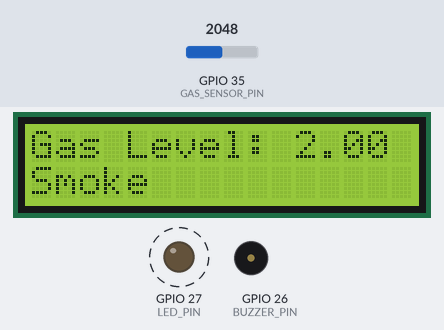
Simulated run of this sketch. Board: ESP32. Parts: 16×2 character LCD, output pins drawn as LEDs (lit = HIGH), buzzer (waves = sounding, pin HIGH). Dashed ring = blinking. Inputs (shaded band) come from the test bench; at power-on: GPIO 35 (GAS_SENSOR_PIN) = 2048. WiFi joins after 1.5 s; servers stay silent unless stated; uploads are accepted with an empty reply; what the sketch prints to the serial monitor is not drawn.

Above: at 5.2 s.
5.3 s: GPIO 35 (GAS_SENSOR_PIN) set to 1867
At 10.83 s:
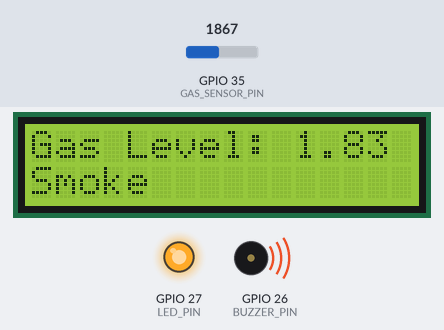
12.1 s: GPIO 35 (GAS_SENSOR_PIN) set to 1787
At 17.4 s:
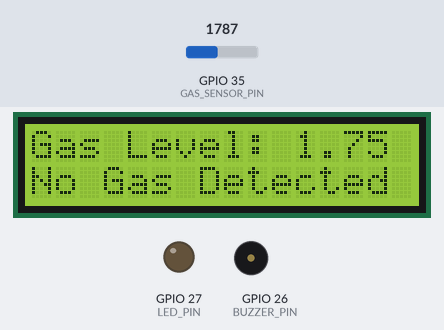
18.6 s: GPIO 35 (GAS_SENSOR_PIN) set to 2866
At 24.1 s:
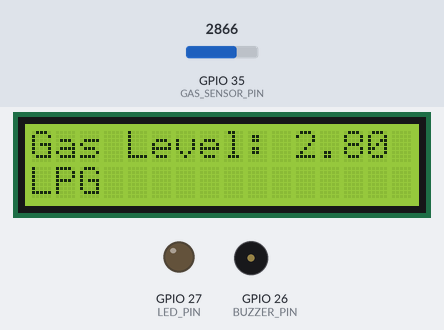
25.0 s: GPIO 35 (GAS_SENSOR_PIN) set to 2616
At 27.13 s:
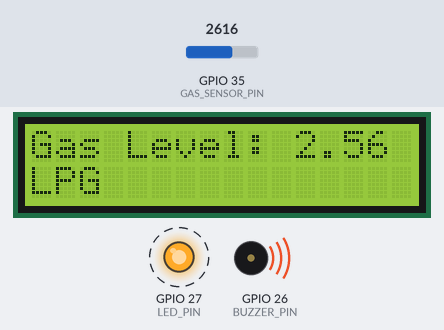
31.4 s: GPIO 35 (GAS_SENSOR_PIN) set to 2531
At 36.4 s:
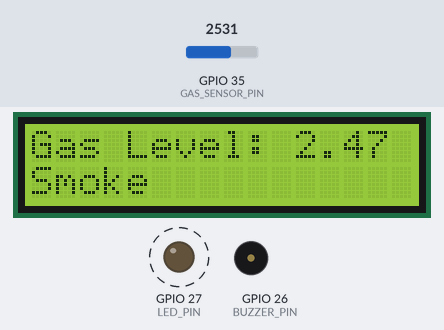
Timing chart, 0 to 37.9 s (numbered marks = the images above; inputs shaded):
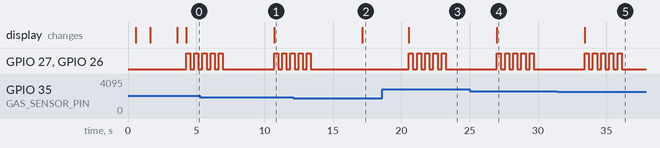

Measured:
- the behaviour switches between 1842 and 1841 on GPIO 35 (GAS_SENSOR_PIN) (found by bisection; images 1 and 2)
- the behaviour switches between 2558 and 2557 on GPIO 35 (GAS_SENSOR_PIN) (found by bisection; images 4 and 5)
- after the input at 5.3 s, the display: changes after 5.4 s (image 1)
- after the input at 12.1 s, GPIO 27 (LED_PIN), GPIO 26 (BUZZER_PIN): goes on until 13.4 s, then stays LOW; the display: changes after 5.0 s (image 2)
- after the input at 18.6 s, GPIO 27 (LED_PIN), GPIO 26 (BUZZER_PIN): alternates HIGH for 0.30 s and LOW for 0.30 s, 10 changes in all, then stays LOW, starting after 2.0 s; the display: changes after 2.0 s (image 3)
- after the input at 25.0 s, the display: changes after 2.0 s (image 4)
- after the input at 31.4 s, the display: changes after 2.0 s (image 5)

The sketch:

gs2.ino
```cpp
#include <WiFi.h>
#include <HTTPClient.h>
#include <Wire.h>
#include <LiquidCrystal_I2C.h>
#include <ESP32_MailClient.h>
#include <ArduinoJson.h>
#include <WebServer.h>
#include <ArduinoOTA.h>

// Wi-Fi credentials
const char* ssid = "leaksense";
const char* password = "Zxczxc3#";

// Firmware version
const char* firmwareVersion = "1.0.1";

// API Endpoints
String saveReadingsUrl = "http://192.168.137.1/leaksense/api/save_readings.php";
String getRecipientsUrl = "http://192.168.137.1/leaksense/api/get_recipients.php";
String getThresholdsUrl = "http://192.168.137.1/leaksense/api/get_thresholds.php";

// LCD setup (I2C address 0x27, 16 columns, 2 rows)
LiquidCrystal_I2C lcd(0x27, 16, 2);

// Device ID
#define DEVICE_ID "GS2"

// Email settings
#define emailSenderAccount "leaksense.fanshawe@gmail.com"
#define emailSenderPassword "wpej wzfg bihi vhjn"
#define smtpServer "smtp.gmail.com"
#define smtpServerPort 465
#define emailSubject "ALERT! Gas Leak Detected GS2"

// Pin definitions
#define LED_PIN 27
#define BUZZER_PIN 26
#define GAS_SENSOR_PIN 35

// Variables for thresholds
float SMOKE_THRESHOLD = 1.8;
float CO_THRESHOLD = 2.0;
float LPG_THRESHOLD = 2.5;

// Store fetched recipients
std::vector<String> emailRecipients;

// Timer variables for periodic threshold fetching
unsigned long lastFetchTime = 0;
const unsigned long fetchInterval = 3000;

// Flag for email
bool emailSent = false;

// Web server on port 80
WebServer server(80);

// Function prototypes
void connectToWiFi();
bool fetchThresholds();
bool fetchEmailRecipients();
bool sendGasData(float gasValue, String gasType, int smokeStatus, int coStatus, int lpgStatus);
String detectGasType(float gasValue);
void handleGasDetection(bool gasDetected);
void displayGasLevel(float gasValue, String gasType);
bool sendEmailNotification(float gasValue, String gasType);
void handleRoot();
void startOTA();

void setup() {
  Serial.begin(115200);
  lcd.init();
  lcd.backlight();

  pinMode(LED_PIN, OUTPUT);
  pinMode(BUZZER_PIN, OUTPUT);
  digitalWrite(LED_PIN, LOW);
  digitalWrite(BUZZER_PIN, LOW);

  connectToWiFi();
  fetchThresholds(); // Initial threshold fetch on startup
  fetchEmailRecipients(); // Initial email recipient fetch

  // Setup OTA updates
  startOTA();

  // Setup web server routes
  server.on("/", handleRoot);
  server.begin();
  Serial.println("Web server started, ready for requests.");
}

void loop() {
    server.handleClient(); // Handle web server requests
    ArduinoOTA.handle();   // Handle OTA updates

    // Check if it's time to fetch updated thresholds
    if (millis() - lastFetchTime >= fetchInterval) {
        fetchThresholds();
        lastFetchTime = millis();
    }

    int rawValue = analogRead(GAS_SENSOR_PIN);
    float gasValue = (rawValue / 1023.0) * 1.0; // Scale to 5V range
    String gasType = detectGasType(gasValue);

    displayGasLevel(gasValue, gasType);
    Serial.printf("Gas Level: %.2f - Type: %s\n", gasValue, gasType.c_str());

    int smokeStatus = (gasType == "Smoke") ? 1 : 0;
    int coStatus = (gasType == "CO") ? 1 : 0;
    int lpgStatus = (gasType == "LPG") ? 1 : 0;

    bool gasDetected = (gasType != "No Gas Detected");
    handleGasDetection(gasDetected);

    // Send gas data every loop
    if (sendGasData(gasValue, gasType, smokeStatus, coStatus, lpgStatus)) {
        Serial.println("Gas data sent successfully.");
    } else {
        Serial.println("Failed to send gas data.");
    }

    // Check if thresholds are exceeded for email alert
    if (((gasType == "Smoke" && gasValue > SMOKE_THRESHOLD) ||
         (gasType == "CO" && gasValue > CO_THRESHOLD) ||
         (gasType == "LPG" && gasValue > LPG_THRESHOLD)) && !emailSent) {

        Serial.println("Threshold exceeded, attempting to send email...");
        if (sendEmailNotification(gasValue, gasType)) {
            emailSent = true;
        } else {
            Serial.println("Email sending failed. Retrying...");
        }
    } else if (gasValue < min(SMOKE_THRESHOLD, min(CO_THRESHOLD, LPG_THRESHOLD)) && emailSent) {
        Serial.println("Gas level below all thresholds, reset emailSent flag.");
        emailSent = false;
    }

    delay(3000); // Delay for 3 seconds before the next loop iteration
}


// Connect to Wi-Fi and display IP on LCD
void connectToWiFi() {
  lcd.setCursor(0, 0);
  lcd.print("Connecting...");
  WiFi.begin(ssid, password);

  while (WiFi.status() != WL_CONNECTED) {
    delay(500);
    lcd.setCursor(0, 1);
    lcd.print("...");
  }

  lcd.clear();
  lcd.setCursor(0, 0);
  lcd.print("WiFi connected");
  lcd.setCursor(0, 1);
  lcd.print(WiFi.localIP());
  delay(2000);
  lcd.clear();

  Serial.println("WiFi connected, IP address: ");
  Serial.println(WiFi.localIP());
}

// Fetch updated gas thresholds from the server
bool fetchThresholds() {
  if (WiFi.status() == WL_CONNECTED) {
    HTTPClient http;
    http.begin(getThresholdsUrl + "?device_id=" + DEVICE_ID);

    int httpResponseCode = http.GET();
    if (httpResponseCode > 0) {
      String payload = http.getString();
      Serial.println("Threshold JSON response:");
      Serial.println(payload);

      DynamicJsonDocument doc(512);
      deserializeJson(doc, payload);

      if (doc.containsKey("thresholds")) {
        JsonObject threshold = doc["thresholds"][0];
        SMOKE_THRESHOLD = threshold["smoke_threshold"].as<float>();
        CO_THRESHOLD = threshold["co_threshold"].as<float>();
        LPG_THRESHOLD = threshold["lpg_threshold"].as<float>();
        Serial.printf("Updated thresholds - Smoke: %.2f, CO: %.2f, LPG: %.2f\n", SMOKE_THRESHOLD, CO_THRESHOLD, LPG_THRESHOLD);
        http.end();
        return true;
      } else {
        Serial.println("Error: No thresholds found for this device ID.");
      }
    } else {
      Serial.printf("Error fetching thresholds: %d\n", httpResponseCode);
    }

    http.end();
  }
  return false;
}

// OTA setup function
void startOTA() {
  ArduinoOTA.setHostname("LeakSense-GS2");
  ArduinoOTA.begin();
}

// Fetch email recipients and store in emailRecipients array
bool fetchEmailRecipients() {
  if (WiFi.status() == WL_CONNECTED) {
    HTTPClient http;
    http.begin(getRecipientsUrl);

    int httpResponseCode = http.GET();
    if (httpResponseCode > 0) {
      String payload = http.getString();
      Serial.println("Recipient JSON response:");
      Serial.println(payload);

      DynamicJsonDocument doc(512);
      DeserializationError error = deserializeJson(doc, payload);

      if (error) {
        Serial.print("JSON deserialization failed for recipients: ");
        Serial.println(error.c_str());
        return false;
      }

      emailRecipients.clear();
      JsonArray recipients = doc["recipients"];
      for (JsonVariant recipient : recipients) {
        emailRecipients.push_back(recipient.as<String>());
      }
      Serial.println("Fetched and stored email recipients successfully.");
      http.end();
      return true;
    } else {
      Serial.printf("Error fetching recipients: %d\n", httpResponseCode);
      http.end();
    }
  }
  return false;
}

// Determine gas type based on sensor value
String detectGasType(float gasValue) {
  if (gasValue >= LPG_THRESHOLD) return "LPG";
  else if (gasValue >= SMOKE_THRESHOLD) return "Smoke";
  else if (gasValue >= CO_THRESHOLD) return "CO";
  return "No Gas Detected";
}

// Display gas level on LCD
void displayGasLevel(float gasValue, String gasType) {
  lcd.clear();
  lcd.setCursor(0, 0);
  lcd.print("Gas Level: ");
  lcd.print(gasValue, 2);
  lcd.setCursor(0, 1);
  lcd.print(gasType);
}

// Trigger LED and buzzer if gas is detected
void handleGasDetection(bool gasDetected) {
  if (gasDetected) {
    for (int i = 0; i < 5; i++) {
      digitalWrite(LED_PIN, HIGH);
      digitalWrite(BUZZER_PIN, HIGH);
      delay(300);
      digitalWrite(LED_PIN, LOW);
      digitalWrite(BUZZER_PIN, LOW);
      delay(300);
    }
  }
}

// Web server root page for status
void handleRoot() {
  String html = "<html><body>";
  html += "<h1>LeakSense System GS2-(ESP32-1)</h1>";
  html += "<p>Firmware Version: ";
  html += firmwareVersion;
  html += "</p>";
  html += "<p>Device IP: ";
  html += WiFi.localIP().toString();
  html += "</p>";
  html += "</body></html>";

  server.send(200, "text/html", html);
}

// Send gas data to the server
bool sendGasData(float gasValue, String gasType, int smokeStatus, int coStatus, int lpgStatus) {
    if (WiFi.status() == WL_CONNECTED) {
        HTTPClient http;
        http.begin(saveReadingsUrl);

        // Prepare the POST data
        String postData = "device_id=" + String(DEVICE_ID) +
                          "&gas_level=" + String(gasValue) +
                          "&gas_type=" + gasType +
                          "&smoke_status=" + String(smokeStatus) +
                          "&co_status=" + String(coStatus) +
                          "&lpg_status=" + String(lpgStatus);

        http.addHeader("Content-Type", "application/x-www-form-urlencoded"); // Set content type to URL encoded
        int httpResponseCode = http.POST(postData); // Send POST request

        // Check the response code
        if (httpResponseCode > 0) {
            String payload = http.getString();
            Serial.printf("HTTP Response code: %d\n", httpResponseCode);
            Serial.println("Response from server: " + payload);
            http.end();
            return true; // Data sent successfully
        } else {
            Serial.printf("Error sending data: %s\n", http.errorToString(httpResponseCode).c_str());
        }
        http.end();
    } else {
        Serial.println("WiFi not connected.");
    }
    return false; // Failed to send data
}

// Send email notification with recipients
bool sendEmailNotification(float gasValue, String gasType) {
  if (WiFi.status() != WL_CONNECTED) {
    Serial.println("WiFi not connected. Cannot send email.");
    return false;
  }

  if (emailRecipients.empty()) {
    Serial.println("No recipients to send email to.");
    return false;
  }

  String emailMessage = "Gas Leak Alert!\nLevel: " + String(gasValue, 2) + " (" + gasType + ")";
  SMTPData smtpData;

  smtpData.setLogin(smtpServer, smtpServerPort, emailSenderAccount, emailSenderPassword);
  smtpData.setSender("LeakSense System", emailSenderAccount);
  smtpData.setPriority("High");
  smtpData.setSubject(emailSubject);
  smtpData.setMessage(emailMessage, false);

  for (String &recipient : emailRecipients) {
    smtpData.addRecipient(recipient);
  }

// for email sending debug
  // smtpData.setDebug(1);

  if (MailClient.sendMail(smtpData)) {
    Serial.println("Email sent successfully!");
    smtpData.empty();
    return true;
  } else {
    Serial.printf("Error sending Email: %s\n", MailClient.smtpErrorReason().c_str());
    smtpData.empty();
    return false;
  }
}
```
